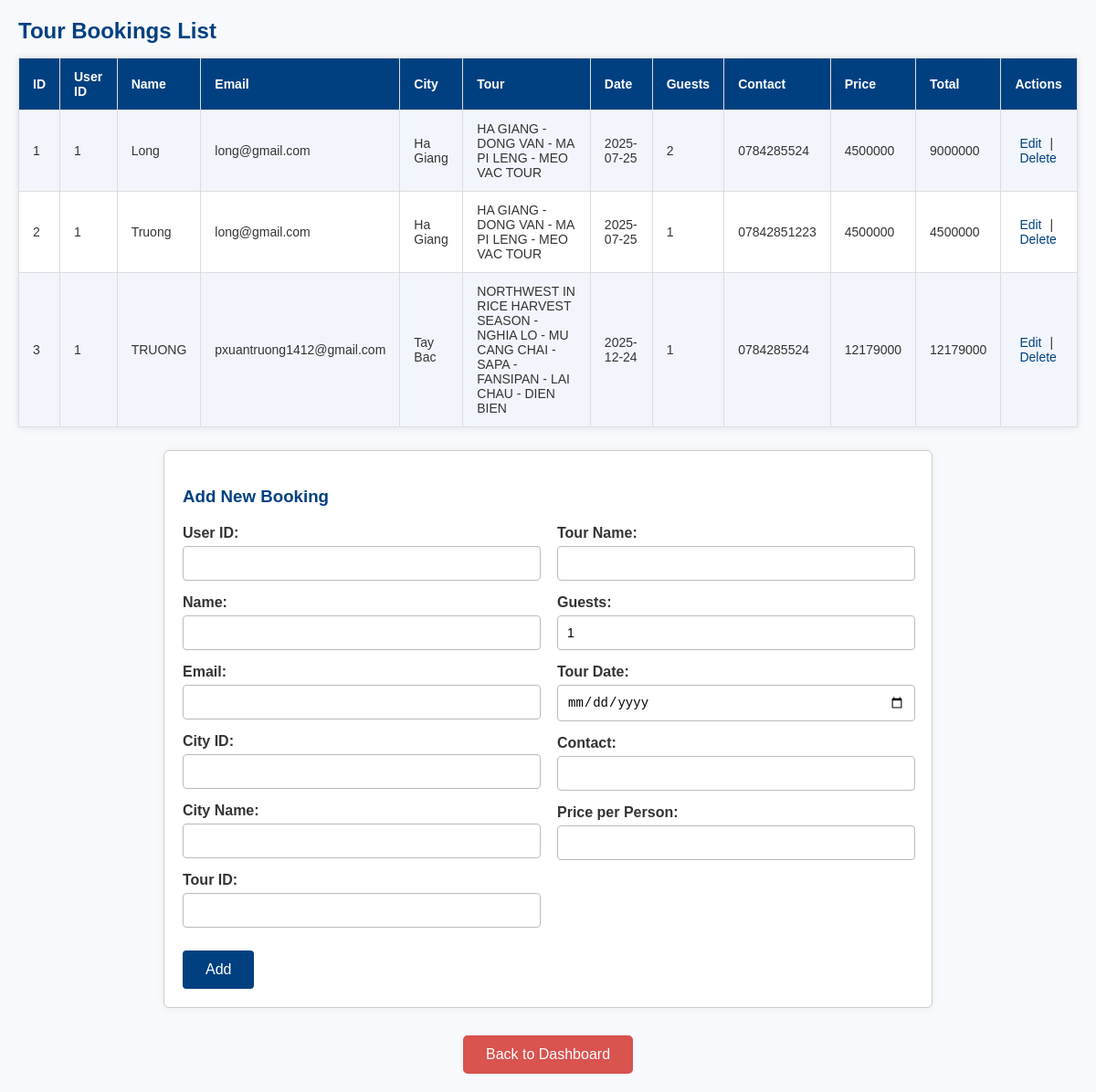
The page /admin/adminviewtourbooking.php on the database its author committed.
### tables this page shows
CREATE TABLE `tour_bookings` (
  `booking_id` int NOT NULL AUTO_INCREMENT,
  `userid` int NOT NULL,
  `name` varchar(100) NOT NULL,
  `email` varchar(100) NOT NULL,
  `cityid` int NOT NULL,
  `city_name` varchar(100) NOT NULL,
  `tourid` int NOT NULL,
  `tour_name` varchar(255) NOT NULL,
  `tourists` int NOT NULL DEFAULT '1',
  `tour_date` date NOT NULL,
  `contact` varchar(20) NOT NULL,
  `price_per_person` int NOT NULL,
  `total_amount` int NOT NULL,
  `booking_date` timestamp NULL DEFAULT CURRENT_TIMESTAMP,
  PRIMARY KEY (`booking_id`),
  KEY `userid` (`userid`),
  KEY `cityid` (`cityid`),
  KEY `tourid` (`tourid`),
  CONSTRAINT `tour_bookings_ibfk_1` FOREIGN KEY (`userid`) REFERENCES `login` (`usersid`),
  CONSTRAINT `tour_bookings_ibfk_2` FOREIGN KEY (`cityid`) REFERENCES `cities` (`cityid`),
  CONSTRAINT `tour_bookings_ibfk_3` FOREIGN KEY (`tourid`) REFERENCES `tours` (`tourid`)
);

### admin/adminviewtourbooking.php (the view, shortened to what this page needs)
<?php
require_once '../dbconnect.php';
?>
<!DOCTYPE html>
<html lang="en">
<head>
<link rel="stylesheet" type="text/css" href="../css/adminviewtourbooking.css">
</head>
<body>
<h2>Tour Bookings List</h2>
<table>
    <tr>
        <th>ID</th><th>User ID</th><th>Name</th><th>Email</th><th>City</th><th>Tour</th><th>Date</th><th>Guests</th><th>Contact</th><th>Price</th><th>Total</th><th>Actions</th>
    </tr>
    <?php
    $result = $conn->query("SELECT * FROM tour_bookings");
    while ($row = $result->fetch_assoc()) {
        echo "<tr>
            <td>{$row['booking_id']}</td>
            <td>{$row['userid']}</td>
            <td>{$row['name']}</td>
            <td>{$row['email']}</td>
            <td>{$row['city_name']}</td>
            <td>{$row['tour_name']}</td>
            <td>{$row['tour_date']}</td>
            <td>{$row['tourists']}</td>
            <td>{$row['contact']}</td>
            <td>{$row['price_per_person']}</td>
            <td>{$row['total_amount']}</td>
            <td>
                <a href='?edit={$row['booking_id']}'>Edit</a> |
                <a href='?delete={$row['booking_id']}' onclick='return confirm(\"Are you sure you want to delete?\")'>Delete</a>
            </td>
        </tr>";
    }
    ?>
</table>
<?php
$booking = [
    "booking_id" => "",
    "userid" => "", "name" => "", "email" => "", "cityid" => "", "city_name" => "",
    "tourid" => "", "tour_name" => "", "tourists" => 1, "tour_date" => "", "contact" => "",
    "price_per_person" => ""
];
?>
<div class="form-wrapper">
    <form method="POST">
        <h3 style="margin-bottom: 20px; color: #004080;">
            <?php echo isset($_GET['edit']) ? "Edit Booking" : "Add New Booking"; ?>
        </h3>
        <div class="form-columns">
            <div>
                <label>User ID:</label>
                <input type="number" name="userid" value="<?= htmlspecialchars($booking['userid']) ?>" required>
                <label>Name:</label>
                <input type="text" name="name" value="<?= htmlspecialchars($booking['name']) ?>" required>
                <label>Email:</label>
                <input type="email" name="email" value="<?= htmlspecialchars($booking['email']) ?>" required>
                <label>City ID:</label>
                <input type="number" name="cityid" value="<?= htmlspecialchars($booking['cityid']) ?>" required>
                <label>City Name:</label>
                <input type="text" name="city_name" value="<?= htmlspecialchars($booking['city_name']) ?>" required>
                <label>Tour ID:</label>
                <input type="number" name="tourid" value="<?= htmlspecialchars($booking['tourid']) ?>" required>
            </div>
            <div>
                <label>Tour Name:</label>
                <input type="text" name="tour_name" value="<?= htmlspecialchars($booking['tour_name']) ?>" required>
                <label>Guests:</label>
                <input type="number" name="tourists" value="<?= htmlspecialchars($booking['tourists']) ?>" required>
                <label>Tour Date:</label>
                <input type="date" name="tour_date" value="<?= htmlspecialchars($booking['tour_date']) ?>" required>
                <label>Contact:</label>
                <input type="text" name="contact" value="<?= htmlspecialchars($booking['contact']) ?>" required>
                <label>Price per Person:</label>
                <input type="number" name="price_per_person" value="<?= htmlspecialchars($booking['price_per_person']) ?>" required>
            </div>
        </div>
        <input type="submit" value="<?= isset($_GET['edit']) ? "Update" : "Add" ?>">
    </form>
</div>
<button onclick="window.location.href='admindashboard.php'">Back to Dashboard</button>
</body>
</html>

### css/adminviewtourbooking.css (style rules this page uses)
body { margin: 0; padding: 0; font-family: 'Segoe UI', Tahoma, Geneva, Verdana, sans-serif; background-color: #f4f7fa; }
body { font-family: Arial, sans-serif; background-color: #f7f9fc; margin: 20px; color: #333; }
h2, h3 { color: #004080; margin-bottom: 15px; }
table { width: 100%; border-collapse: collapse; margin-bottom: 25px; box-shadow: 0 0 8px rgba(0,0,0,0.1); background: #fff; }
th, td { padding: 12px 15px; border: 1px solid #ddd; text-align: left; font-size: 14px; }
th { background-color: #004080; color: #fff; font-weight: 600; }
tr:nth-child(even) { background-color: #f2f6fc; }
a { color: #004080; text-decoration: none; margin: 0 5px; }
.form-wrapper { display: flex; justify-content: center; align-items: flex-start; margin-top: 20px; }
form { background: #fff; padding: 20px; border: 1px solid #ccc; max-width: 800px; width: 100%; box-shadow: 0 0 10px rgba(0,0,0,0.05); border-radius: 6px; }
.form-columns { display: flex; gap: 20px; flex-wrap: wrap; }
.form-columns > div { flex: 1; min-width: 250px; }
.form-columns label { display: block; margin-bottom: 5px; font-weight: bold; }
.form-columns input { width: calc(100% - 20px); padding: 10px; margin-bottom: 15px; border: 1px solid #bbb; border-radius: 4px; font-size: 14px; }
form input[type="submit"] { background-color: #004080; color: white; padding: 12px 25px; border: none; border-radius: 4px; font-size: 16px; cursor: pointer; margin-top: 10px; }
button { display: block; margin: 30px auto 0 auto; padding: 12px 25px; font-size: 16px; background-color: #d9534f; color: white; border: none; border-radius: 5px; cursor: pointer; transition: background-color 0.3s ease; max-width: 200px; text-align: center; }

### rows shown on the page
tour_bookings: booking_id "1", userid "1", name "Long", email "long@gmail.com", city_name "Ha Giang", tour_name "HA GIANG - DONG VAN - MA PI LENG - MEO VAC TOUR", tour_date "2025-07-25", tourists "2", contact "0784285524", price_per_person "4500000", total_amount "9000000"
tour_bookings: booking_id "2", userid "1", name "Truong", email "long@gmail.com", city_name "Ha Giang", tour_name "HA GIANG - DONG VAN - MA PI LENG - MEO VAC TOUR", tour_date "2025-07-25", tourists "1", contact "07842851223", price_per_person "4500000", total_amount "4500000"
tour_bookings: booking_id "3", userid "1", name "TRUONG", email "pxuantruong1412@gmail.com", city_name "Tay Bac", tour_name "NORTHWEST IN RICE HARVEST SEASON - NGHIA LO - MU CANG CHAI - SAPA - FANSIPAN - LAI CHAU - DIEN BIEN", tour_date "2025-12-24", tourists "1", contact "0784285524", price_per_person "12179000", total_amount "12179000"
